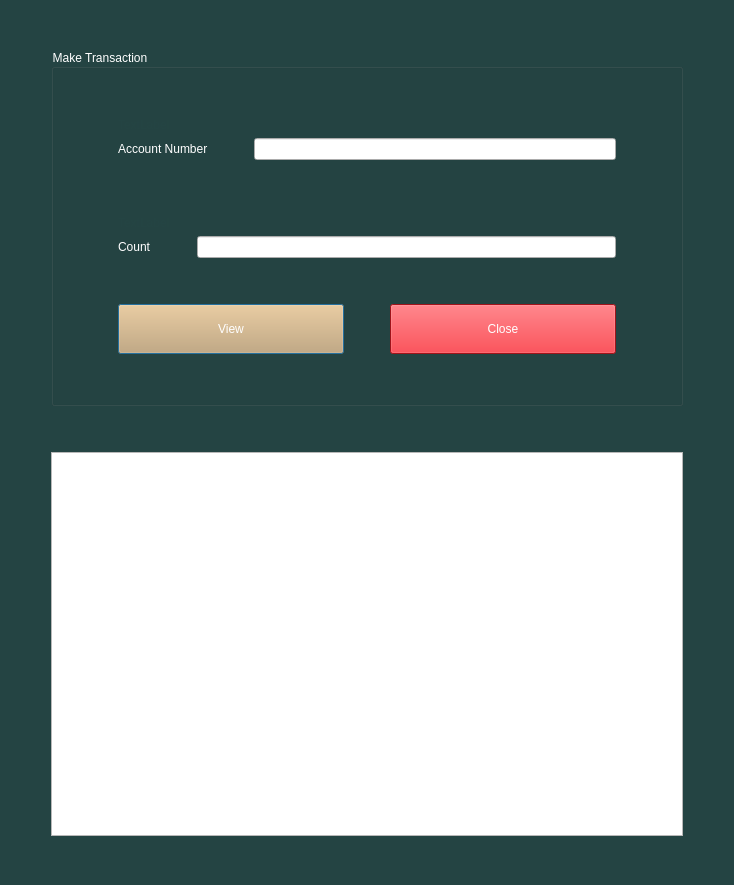
<?xml version="1.0" encoding="UTF-8"?>
<ui version="4.0">
 <class>TransHistory</class>
 <widget class="QDialog" name="TransHistory">
  <property name="geometry">
   <rect>
    <x>0</x>
    <y>0</y>
    <width>734</width>
    <height>885</height>
   </rect>
  </property>
  <property name="windowTitle">
   <string>Dialog</string>
  </property>
  <property name="styleSheet">
   <string notr="true">QDialog
{
	
	background-color: rgb(36, 68, 67);
	color: rgb(0, 0, 0);
}</string>
  </property>
  <layout class="QGridLayout" name="gridLayout_2">
   <item row="4" column="1">
    <spacer name="verticalSpacer_5">
     <property name="orientation">
      <enum>Qt::Vertical</enum>
     </property>
     <property name="sizeType">
      <enum>QSizePolicy::Fixed</enum>
     </property>
     <property name="sizeHint" stdset="0">
      <size>
       <width>20</width>
       <height>38</height>
      </size>
     </property>
    </spacer>
   </item>
   <item row="1" column="2">
    <spacer name="horizontalSpacer_6">
     <property name="orientation">
      <enum>Qt::Horizontal</enum>
     </property>
     <property name="sizeType">
      <enum>QSizePolicy::Fixed</enum>
     </property>
     <property name="sizeHint" stdset="0">
      <size>
       <width>34</width>
       <height>20</height>
      </size>
     </property>
    </spacer>
   </item>
   <item row="1" column="1">
    <widget class="QGroupBox" name="groupBox">
     <property name="styleSheet">
      <string notr="true">QGroupBox
{
	
	font: 500 14pt &quot;Ubuntu&quot;;
	
	color: rgb(255, 255, 255);
	background-color: rgb(36, 68, 67);
}</string>
     </property>
     <property name="title">
      <string>Make Transaction</string>
     </property>
     <layout class="QGridLayout" name="gridLayout">
      <item row="0" column="1">
       <spacer name="verticalSpacer_3">
        <property name="orientation">
         <enum>Qt::Vertical</enum>
        </property>
        <property name="sizeType">
         <enum>QSizePolicy::Fixed</enum>
        </property>
        <property name="sizeHint" stdset="0">
         <size>
          <width>20</width>
          <height>40</height>
         </size>
        </property>
       </spacer>
      </item>
      <item row="1" column="0">
       <spacer name="horizontalSpacer_5">
        <property name="orientation">
         <enum>Qt::Horizontal</enum>
        </property>
        <property name="sizeType">
         <enum>QSizePolicy::Fixed</enum>
        </property>
        <property name="sizeHint" stdset="0">
         <size>
          <width>55</width>
          <height>20</height>
         </size>
        </property>
       </spacer>
      </item>
      <item row="1" column="1">
       <layout class="QVBoxLayout" name="verticalLayout">
        <item>
         <widget class="QLabel" name="numChk">
          <property name="styleSheet">
           <string notr="true">QLabel
{
	
	color: rgb(36, 68, 67);
}</string>
          </property>
          <property name="text">
           <string>TextLabel</string>
          </property>
         </widget>
        </item>
        <item>
         <layout class="QHBoxLayout" name="horizontalLayout">
          <item>
           <widget class="QLabel" name="label">
            <property name="styleSheet">
             <string notr="true">QLabel
{
	
	font: 500 14pt &quot;Ubuntu&quot;;
	color: rgb(255, 255, 255);
}</string>
            </property>
            <property name="text">
             <string>Account Number</string>
            </property>
           </widget>
          </item>
          <item>
           <spacer name="horizontalSpacer">
            <property name="orientation">
             <enum>Qt::Horizontal</enum>
            </property>
            <property name="sizeType">
             <enum>QSizePolicy::Fixed</enum>
            </property>
            <property name="sizeHint" stdset="0">
             <size>
              <width>40</width>
              <height>20</height>
             </size>
            </property>
           </spacer>
          </item>
          <item>
           <widget class="QLineEdit" name="numBox"/>
          </item>
         </layout>
        </item>
        <item>
         <spacer name="verticalSpacer_2">
          <property name="orientation">
           <enum>Qt::Vertical</enum>
          </property>
          <property name="sizeType">
           <enum>QSizePolicy::Fixed</enum>
          </property>
          <property name="sizeHint" stdset="0">
           <size>
            <width>20</width>
            <height>50</height>
           </size>
          </property>
         </spacer>
        </item>
        <item>
         <widget class="QLabel" name="countChk">
          <property name="styleSheet">
           <string notr="true">QLabel
{
	color: rgb(36, 68, 67);
}</string>
          </property>
          <property name="text">
           <string>TextLabel</string>
          </property>
         </widget>
        </item>
        <item>
         <layout class="QHBoxLayout" name="horizontalLayout_2">
          <item>
           <widget class="QLabel" name="label_2">
            <property name="styleSheet">
             <string notr="true">QLabel
{
	
	font: 500 14pt &quot;Ubuntu&quot;;
	color: rgb(255, 255, 255);
}</string>
            </property>
            <property name="text">
             <string>Count</string>
            </property>
           </widget>
          </item>
          <item>
           <spacer name="horizontalSpacer_2">
            <property name="orientation">
             <enum>Qt::Horizontal</enum>
            </property>
            <property name="sizeType">
             <enum>QSizePolicy::Fixed</enum>
            </property>
            <property name="sizeHint" stdset="0">
             <size>
              <width>40</width>
              <height>20</height>
             </size>
            </property>
           </spacer>
          </item>
          <item>
           <widget class="QLineEdit" name="countBox"/>
          </item>
         </layout>
        </item>
        <item>
         <spacer name="verticalSpacer">
          <property name="orientation">
           <enum>Qt::Vertical</enum>
          </property>
          <property name="sizeType">
           <enum>QSizePolicy::Fixed</enum>
          </property>
          <property name="sizeHint" stdset="0">
           <size>
            <width>20</width>
            <height>40</height>
           </size>
          </property>
         </spacer>
        </item>
        <item>
         <layout class="QHBoxLayout" name="horizontalLayout_3">
          <item>
           <widget class="QPushButton" name="view_btn">
            <property name="minimumSize">
             <size>
              <width>200</width>
              <height>50</height>
             </size>
            </property>
            <property name="styleSheet">
             <string notr="true">QPushButton{
border -raduis: 3px;
	background-color: rgb(211, 164, 103);
color: rgb(255, 255, 255);
font: 700 16pt &quot;Ubuntu Condensed&quot;;
}

QPushButton:hover{
	
	background-color: rgb(255, 163, 72);
}

QPushButton:pressed{
	background-color: rgb(87, 227, 137);
}</string>
            </property>
            <property name="text">
             <string>View</string>
            </property>
           </widget>
          </item>
          <item>
           <spacer name="horizontalSpacer_3">
            <property name="orientation">
             <enum>Qt::Horizontal</enum>
            </property>
            <property name="sizeType">
             <enum>QSizePolicy::Fixed</enum>
            </property>
            <property name="sizeHint" stdset="0">
             <size>
              <width>40</width>
              <height>20</height>
             </size>
            </property>
           </spacer>
          </item>
          <item>
           <widget class="QPushButton" name="close_btn">
            <property name="minimumSize">
             <size>
              <width>200</width>
              <height>50</height>
             </size>
            </property>
            <property name="styleSheet">
             <string notr="true">QPushButton{
border -raduis: 3px;
	
	background-color: rgb(224, 27, 36);
color: rgb(255, 255, 255);
font: 700 16pt &quot;Ubuntu Condensed&quot;;
}

QPushButton:hover{
	
	
	background-color: rgb(246, 97, 81);
}

QPushButton:pressed{
	
	background-color: rgb(165, 29, 45);
}</string>
            </property>
            <property name="text">
             <string>Close</string>
            </property>
           </widget>
          </item>
         </layout>
        </item>
       </layout>
      </item>
      <item row="1" column="2">
       <spacer name="horizontalSpacer_4">
        <property name="orientation">
         <enum>Qt::Horizontal</enum>
        </property>
        <property name="sizeType">
         <enum>QSizePolicy::Fixed</enum>
        </property>
        <property name="sizeHint" stdset="0">
         <size>
          <width>55</width>
          <height>20</height>
         </size>
        </property>
       </spacer>
      </item>
      <item row="2" column="1">
       <spacer name="verticalSpacer_4">
        <property name="orientation">
         <enum>Qt::Vertical</enum>
        </property>
        <property name="sizeType">
         <enum>QSizePolicy::Fixed</enum>
        </property>
        <property name="sizeHint" stdset="0">
         <size>
          <width>20</width>
          <height>40</height>
         </size>
        </property>
       </spacer>
      </item>
     </layout>
    </widget>
   </item>
   <item row="1" column="0">
    <spacer name="horizontalSpacer_7">
     <property name="orientation">
      <enum>Qt::Horizontal</enum>
     </property>
     <property name="sizeType">
      <enum>QSizePolicy::Fixed</enum>
     </property>
     <property name="sizeHint" stdset="0">
      <size>
       <width>34</width>
       <height>20</height>
      </size>
     </property>
    </spacer>
   </item>
   <item row="3" column="1">
    <widget class="QTextEdit" name="textEdit">
     <property name="readOnly">
      <bool>false</bool>
     </property>
    </widget>
   </item>
   <item row="0" column="1">
    <spacer name="verticalSpacer_6">
     <property name="orientation">
      <enum>Qt::Vertical</enum>
     </property>
     <property name="sizeType">
      <enum>QSizePolicy::Fixed</enum>
     </property>
     <property name="sizeHint" stdset="0">
      <size>
       <width>20</width>
       <height>38</height>
      </size>
     </property>
    </spacer>
   </item>
   <item row="2" column="1">
    <spacer name="verticalSpacer_7">
     <property name="orientation">
      <enum>Qt::Vertical</enum>
     </property>
     <property name="sizeType">
      <enum>QSizePolicy::Fixed</enum>
     </property>
     <property name="sizeHint" stdset="0">
      <size>
       <width>20</width>
       <height>40</height>
      </size>
     </property>
    </spacer>
   </item>
   <item row="3" column="2">
    <spacer name="horizontalSpacer_8">
     <property name="orientation">
      <enum>Qt::Horizontal</enum>
     </property>
     <property name="sizeType">
      <enum>QSizePolicy::Fixed</enum>
     </property>
     <property name="sizeHint" stdset="0">
      <size>
       <width>40</width>
       <height>20</height>
      </size>
     </property>
    </spacer>
   </item>
   <item row="3" column="0">
    <spacer name="horizontalSpacer_9">
     <property name="orientation">
      <enum>Qt::Horizontal</enum>
     </property>
     <property name="sizeType">
      <enum>QSizePolicy::Fixed</enum>
     </property>
     <property name="sizeHint" stdset="0">
      <size>
       <width>40</width>
       <height>20</height>
      </size>
     </property>
    </spacer>
   </item>
  </layout>
 </widget>
 <resources/>
 <connections/>
</ui>
